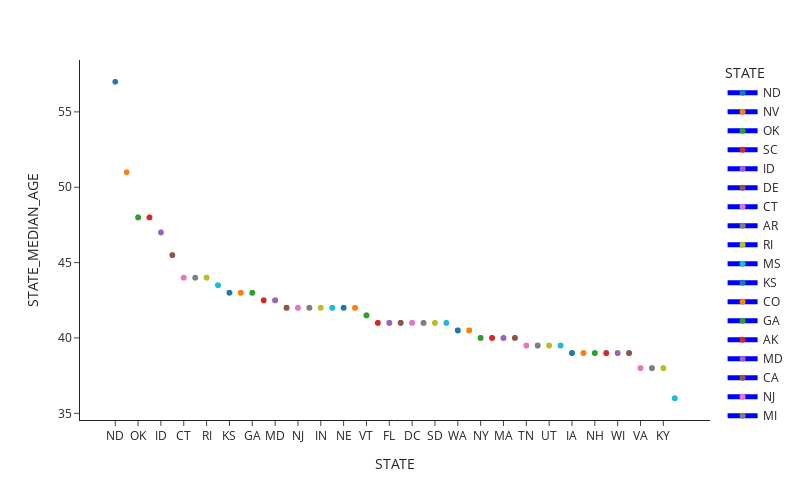
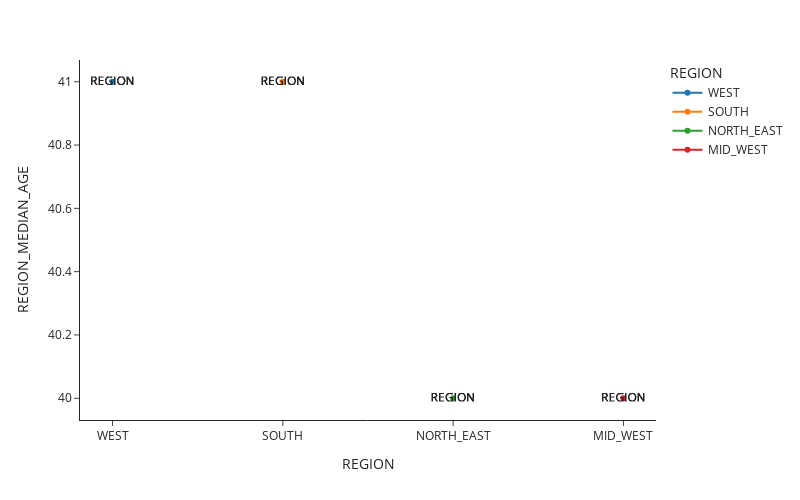

Write notebook code for charts like these, in order.
### Code cell
import polars as pl
import plotly.express as px
import plotly.graph_objects as go 
from dash import Dash, dcc
import dash_ag_grid as dag

ne_states =[
    'CT', 'MA', 'ME', 'NH', 'NJ', 'NY', 'PA', 'RI', 'VT']
midwest_states = [
    'IA', 'IL', 'IN', 'KS', 'MI', 'MN', 'MS', 'ND', 'NE', 
    'OH', 'SD', 'WI']
southern_states = [
    'AL', 'AR', 'DC', 'DE', 'FL', 'GA', 'KY', 'LA', 'MD', 'MS', 'NC', 'OK', 'SC',
    'TN', 'TX', 'VA', 'WV']
western_states = [
    'AK', 'AZ', 'CA', 'CO', 'HI', 'ID', 'MT', 'NM', 'NV',
    'OR', 'UT', 'WA', 'WY']
all_states = sorted(
    ne_states + midwest_states + southern_states + western_states)

print(f'{len(all_states) = }')
print(f'{all_states = }')

#-------------------------------------------------------------------------------
#  91.4% of data set entries are from the United States; 7.5% are from "No state
#  or country". England has the second highest number or entries for any country
#  0.26% of entries. This visualization will use USA data only. A dashboard 
#  similar to the sample code have dash_ag table, an overlay histogram with data
#  grouped by US regions east, central, mountain and pacific, and a choropleth 
#  choropleth map to showing the number of entries by US state.
#-------------------------------------------------------------------------------

# split long path name for PEP-8 compliance
source_file = 'https://raw.githubusercontent.com/plotly/Figure-Friday/refs/'
source_file += 'heads/main/2025/week-4/Post45_NEAData_Final.csv'

df = (
    pl.read_csv(source_file)
        .rename(
        {
            'family_name': 'LAST_NAME',
            'given_name_middle': 'FIRST_NAME',
            'us_state': 'STATE'
            }
        )
    .filter(pl.col('birth_year').is_not_null())
    .filter(pl.col('country') == 'USA')
    .filter(pl.col('STATE').is_in(all_states))
    .with_columns(
        WRITERS_AGE = (pl.col('nea_grant_year') - pl.col('birth_year'))
    )
    .with_columns(
        REGION = pl.when(pl.col('STATE').is_in(ne_states))
                    .then(pl.lit('NORTH_EAST'))
                    .when(pl.col('STATE').is_in(midwest_states))
                    .then(pl.lit('MID_WEST'))
                    .when(pl.col('STATE').is_in(southern_states))
                    .then(pl.lit('SOUTH'))
                    .when(pl.col('STATE').is_in(western_states))
                    .then(pl.lit('WEST'))
    )
    .with_columns(
        STATE_COUNT = pl.col('STATE').count().over('STATE'),
        REGION_COUNT = pl.col('REGION').count().over('REGION'),
        STATE_MEDIAN_AGE = pl.col('WRITERS_AGE').median().over('STATE'),
        REGION_MEDIAN_AGE = pl.col('WRITERS_AGE').median().over('REGION'),
    )
    # .with_columns(pl.col(['STATE_COUNT', 'REGION_COUNT']).drop_nulls())
    .select(
        pl.col(
            [
                'FIRST_NAME', 'LAST_NAME', 'WRITERS_AGE', 
                'STATE', 
                'STATE_COUNT', 
                'REGION', 
                'REGION_COUNT',
                'STATE_MEDIAN_AGE',
                'REGION_MEDIAN_AGE'
            ]
        )
    )
)

fig = px.scatter(
    df.sort('STATE_MEDIAN_AGE', descending=True),
    x='STATE',
    y='STATE_MEDIAN_AGE', 
    color='STATE',
    template='simple_white',
    height=500, width=800
   ) 
fig.update_traces(
    mode='lines+markers',
    line=dict(color='blue', width=5)
    # line_color='blue', 
    # width=5
    )
fig.update_traces(line_color='blue', selector=dict(type='scatter'))
fig.show()

fig = px.scatter(
    df.sort('REGION_MEDIAN_AGE', descending=True),
    x='REGION',
    y='REGION_MEDIAN_AGE', 
    color='REGION',
    template='simple_white',
    height=500, width=800
   ) 
fig.update_traces(
    mode='lines+markers+text',
    text='REGION'
    # line_color='blue', 
    # width=5
    )
fig.update_traces(line_color='blue', selector=dict(type='scatter'))
fig.show()

### Figure 1 — Plotly figure (JSON) as saved in the notebook; plotly's stock layout.template omitted (floating-point values rounded to 4 significant figures; data arrays with more than 128 entries replaced by an {"elided": "..."} marker saying what was removed)
{"data": [{"hovertemplate": "STATE=%{x}<br>STATE_MEDIAN_AGE=%{y}<extra></extra>", "legendgroup": "ND", "line": {"color": "blue", "width": 5}, "marker": {"color": "#1F77B4", "symbol": "circle"}, "mode": "lines+markers", "name": "ND", "showlegend": true, "type": "scattergl", "x": ["ND"], "xaxis": "x", "y": [57], "yaxis": "y"}, {"hovertemplate": "STATE=%{x}<br>STATE_MEDIAN_AGE=%{y}<extra></extra>", "legendgroup": "NV", "line": {"color": "blue", "width": 5}, "marker": {"color": "#FF7F0E", "symbol": "circle"}, "mode": "lines+markers", "name": "NV", "showlegend": true, "type": "scattergl", "x": ["NV"], "xaxis": "x", "y": [51], "yaxis": "y"}, {"hovertemplate": "STATE=%{x}<br>STATE_MEDIAN_AGE=%{y}<extra></extra>", "legendgroup": "OK", "line": {"color": "blue", "width": 5}, "marker": {"color": "#2CA02C", "symbol": "circle"}, "mode": "lines+markers", "name": "OK", "showlegend": true, "type": "scattergl", "x": ["OK", "OK", "OK", "OK", "OK", "OK", "OK", "OK", "OK", "OK"], "xaxis": "x", "y": [48, 48, 48, 48, 48, 48, 48, 48, 48, 48], "yaxis": "y"}, {"hovertemplate": "STATE=%{x}<br>STATE_MEDIAN_AGE=%{y}<extra></extra>", "legendgroup": "SC", "line": {"color": "blue", "width": 5}, "marker": {"color": "#D62728", "symbol": "circle"}, "mode": "lines+markers", "name": "SC", "showlegend": true, "type": "scattergl", "x": ["SC", "SC", "SC", "SC", "SC", "SC", "SC"], "xaxis": "x", "y": [48, 48, 48, 48, 48, 48, 48], "yaxis": "y"}, {"hovertemplate": "STATE=%{x}<br>STATE_MEDIAN_AGE=%{y}<extra></extra>", "legendgroup": "ID", "line": {"color": "blue", "width": 5}, "marker": {"color": "#9467BD", "symbol": "circle"}, "mode": "lines+markers", "name": "ID", "showlegend": true, "type": "scattergl", "x": ["ID", "ID", "ID", "ID", "ID", "ID", "ID", "ID"], "xaxis": "x", "y": [47, 47, 47, 47, 47, 47, 47, 47], "yaxis": "y"}, {"hovertemplate": "STATE=%{x}<br>STATE_MEDIAN_AGE=%{y}<extra></extra>", "legendgroup": "DE", "line": {"color": "blue", "width": 5}, "marker": {"color": "#8C564B", "symbol": "circle"}, "mode": "lines+markers", "name": "DE", "showlegend": true, "type": "scattergl", "x": ["DE", "DE", "DE", "DE", "DE", "DE"], "xaxis": "x", "y": [45.5, 45.5, 45.5, 45.5, 45.5, 45.5], "yaxis": "y"}, {"hovertemplate": "STATE=%{x}<br>STATE_MEDIAN_AGE=%{y}<extra></extra>", "legendgroup": "CT", "line": {"color": "blue", "width": 5}, "marker": {"color": "#E377C2", "symbol": "circle"}, "mode": "lines+markers", "name": "CT", "showlegend": true, "type": "scattergl", "x": ["CT", "CT", "CT", "CT", "CT", "CT", "CT", "CT", "CT", "CT", "CT", "CT", "CT", "CT", "CT", "CT", "CT", "CT", "CT", "CT", "CT", "CT", "CT", "CT", "CT", "CT", "CT", "CT", "CT", "CT", "CT", "CT", "CT", "CT", "CT", "CT", "CT", "CT", "CT", "CT", "CT", "CT", "CT", "CT", "CT", "CT", "CT", "CT", "CT"], "xaxis": "x", "y": [44, 44, 44, 44, 44, 44, 44, 44, 44, 44, 44, 44, 44, 44, 44, 44, 44, 44, 44, 44, 44, 44, 44, 44, 44, 44, 44, 44, 44, 44, 44, 44, 44, 44, 44, 44, 44, 44, 44, 44, 44, 44, 44, 44, 44, 44, 44, 44, 44], "yaxis": "y"}, {"hovertemplate": "STATE=%{x}<br>STATE_MEDIAN_AGE=%{y}<extra></extra>", "legendgroup": "AR", "line": {"color": "blue", "width": 5}, "marker": {"color": "#7F7F7F", "symbol": "circle"}, "mode": "lines+markers", "name": "AR", "showlegend": true, "type": "scattergl", "x": ["AR", "AR", "AR", "AR", "AR", "AR", "AR", "AR", "AR", "AR", "AR", "AR", "AR", "AR", "AR", "AR", "AR"], "xaxis": "x", "y": [44, 44, 44, 44, 44, 44, 44, 44, 44, 44, 44, 44, 44, 44, 44, 44, 44], "yaxis": "y"}, {"hovertemplate": "STATE=%{x}<br>STATE_MEDIAN_AGE=%{y}<extra></extra>", "legendgroup": "RI", "line": {"color": "blue", "width": 5}, "marker": {"color": "#BCBD22", "symbol": "circle"}, "mode": "lines+markers", "name": "RI", "showlegend": true, "type": "scattergl", "x": ["RI", "RI", "RI", "RI", "RI", "RI", "RI", "RI", "RI", "RI", "RI", "RI", "RI", "RI", "RI", "RI", "RI", "RI", "RI", "RI", "RI"], "xaxis": "x", "y": [44, 44, 44, 44, 44, 44, 44, 44, 44, 44, 44, 44, 44, 44, 44, 44, 44, 44, 44, 44, 44], "yaxis": "y"}, {"hovertemplate": "STATE=%{x}<br>STATE_MEDIAN_AGE=%{y}<extra></extra>", "legendgroup": "MS", "line": {"color": "blue", "width": 5}, "marker": {"color": "#17BECF", "symbol": "circle"}, "mode": "lines+markers", "name": "MS", "showlegend": true, "type": "scattergl", "x": ["MS", "MS", "MS", "MS", "MS", "MS", "MS", "MS"], "xaxis": "x", "y": [43.5, 43.5, 43.5, 43.5, 43.5, 43.5, 43.5, 43.5], "yaxis": "y"}, {"hovertemplate": "STATE=%{x}<br>STATE_MEDIAN_AGE=%{y}<extra></extra>", "legendgroup": "KS", "line": {"color": "blue", "width": 5}, "marker": {"color": "#1F77B4", "symbol": "circle"}, "mode": "lines+markers", "name": "KS", "showlegend": true, "type": "scattergl", "x": ["KS", "KS", "KS", "KS", "KS", "KS", "KS", "KS", "KS", "KS"], "xaxis": "x", "y": [43, 43, 43, 43, 43, 43, 43, 43, 43, 43], "yaxis": "y"}, {"hovertemplate": "STATE=%{x}<br>STATE_MEDIAN_AGE=%{y}<extra></extra>", "legendgroup": "CO", "line": {"color": "blue", "width": 5}, "marker": {"color": "#FF7F0E", "symbol": "circle"}, "mode": "lines+markers", "name": "CO", "showlegend": true, "type": "scattergl", "x": ["CO", "CO", "CO", "CO", "CO", "CO", "CO", "CO", "CO", "CO", "CO", "CO", "CO", "CO", "CO", "CO", "CO", "CO", "CO", "CO", "CO", "CO", "CO", "CO", "CO", "CO", "CO", "CO", "CO", "CO", "CO", "CO", "CO", "CO", "CO", "CO", "CO", "CO", "CO", "CO", "CO"], "xaxis": "x", "y": [43, 43, 43, 43, 43, 43, 43, 43, 43, 43, 43, 43, 43, 43, 43, 43, 43, 43, 43, 43, 43, 43, 43, 43, 43, 43, 43, 43, 43, 43, 43, 43, 43, 43, 43, 43, 43, 43, 43, 43, 43], "yaxis": "y"}, {"hovertemplate": "STATE=%{x}<br>STATE_MEDIAN_AGE=%{y}<extra></extra>", "legendgroup": "GA", "line": {"color": "blue", "width": 5}, "marker": {"color": "#2CA02C", "symbol": "circle"}, "mode": "lines+markers", "name": "GA", "showlegend": true, "type": "scattergl", "x": ["GA", "GA", "GA", "GA", "GA", "GA", "GA", "GA", "GA", "GA", "GA", "GA", "GA", "GA", "GA", "GA", "GA", "GA", "GA", "GA", "GA", "GA", "GA", "GA", "GA", "GA"], "xaxis": "x", "y": [43, 43, 43, 43, 43, 43, 43, 43, 43, 43, 43, 43, 43, 43, 43, 43, 43, 43, 43, 43, 43, 43, 43, 43, 43, 43], "yaxis": "y"}, {"hovertemplate": "STATE=%{x}<br>STATE_MEDIAN_AGE=%{y}<extra></extra>", "legendgroup": "AK", "line": {"color": "blue", "width": 5}, "marker": {"color": "#D62728", "symbol": "circle"}, "mode": "lines+markers", "name": "AK", "showlegend": true, "type": "scattergl", "x": ["AK", "AK", "AK", "AK", "AK", "AK", "AK", "AK", "AK", "AK"], "xaxis": "x", "y": [42.5, 42.5, 42.5, 42.5, 42.5, 42.5, 42.5, 42.5, 42.5, 42.5], "yaxis": "y"}, {"hovertemplate": "STATE=%{x}<br>STATE_MEDIAN_AGE=%{y}<extra></extra>", "legendgroup": "MD", "line": {"color": "blue", "width": 5}, "marker": {"color": "#9467BD", "symbol": "circle"}, "mode": "lines+markers", "name": "MD", "showlegend": true, "type": "scattergl", "x": ["MD", "MD", "MD", "MD", "MD", "MD", "MD", "MD", "MD", "MD", "MD", "MD", "MD", "MD", "MD", "MD", "MD", "MD", "MD", "MD", "MD", "MD", "MD", "MD", "MD", "MD", "MD", "MD", "MD", "MD", "MD", "MD", "MD", "MD", "MD", "MD", "MD", "MD", "MD", "MD", "MD", "MD", "MD", "MD", "MD", "MD", "MD", "MD", "MD", "MD", "MD", "MD", "MD", "MD", "MD", "MD"], "xaxis": "x", "y": [42.5, 42.5, 42.5, 42.5, 42.5, 42.5, 42.5, 42.5, 42.5, 42.5, 42.5, 42.5, 42.5, 42.5, 42.5, 42.5, 42.5, 42.5, 42.5, 42.5, 42.5, 42.5, 42.5, 42.5, 42.5, 42.5, 42.5, 42.5, 42.5, 42.5, 42.5, 42.5, 42.5, 42.5, 42.5, 42.5, 42.5, 42.5, 42.5, 42.5, 42.5, 42.5, 42.5, 42.5, 42.5, 42.5, 42.5, 42.5, 42.5, 42.5, 42.5, 42.5, 42.5, 42.5, 42.5, 42.5], "yaxis": "y"}, {"hovertemplate": "STATE=%{x}<br>STATE_MEDIAN_AGE=%{y}<extra></extra>", "legendgroup": "CA", "line": {"color": "blue", "width": 5}, "marker": {"color": "#8C564B", "symbol": "circle"}, "mode": "lines+markers", "name": "CA", "showlegend": true, "type": "scattergl", "x": {"elided": "373 str values"}, "xaxis": "x", "y": {"elided": "373 int values"}, "yaxis": "y"}, {"hovertemplate": "STATE=%{x}<br>STATE_MEDIAN_AGE=%{y}<extra></extra>", "legendgroup": "NJ", "line": {"color": "blue", "width": 5}, "marker": {"color": "#E377C2", "symbol": "circle"}, "mode": "lines+markers", "name": "NJ", "showlegend": true, "type": "scattergl", "x": ["NJ", "NJ", "NJ", "NJ", "NJ", "NJ", "NJ", "NJ", "NJ", "NJ", "NJ", "NJ", "NJ", "NJ", "NJ", "NJ", "NJ", "NJ", "NJ", "NJ", "NJ", "NJ", "NJ", "NJ", "NJ", "NJ", "NJ", "NJ", "NJ", "NJ", "NJ", "NJ", "NJ", "NJ", "NJ", "NJ", "NJ", "NJ", "NJ", "NJ", "NJ", "NJ", "NJ", "NJ", "NJ", "NJ", "NJ", "NJ", "NJ", "NJ", "NJ"], "xaxis": "x", "y": [42, 42, 42, 42, 42, 42, 42, 42, 42, 42, 42, 42, 42, 42, 42, 42, 42, 42, 42, 42, 42, 42, 42, 42, 42, 42, 42, 42, 42, 42, 42, 42, 42, 42, 42, 42, 42, 42, 42, 42, 42, 42, 42, 42, 42, 42, 42, 42, 42, 42, 42], "yaxis": "y"}, {"hovertemplate": "STATE=%{x}<br>STATE_MEDIAN_AGE=%{y}<extra></extra>", "legendgroup": "MI", "line": {"color": "blue", "width": 5}, "marker": {"color": "#7F7F7F", "symbol": "circle"}, "mode": "lines+markers", "name": "MI", "showlegend": true, "type": "scattergl", "x": ["MI", "MI", "MI", "MI", "MI", "MI", "MI", "MI", "MI", "MI", "MI", "MI", "MI", "MI", "MI", "MI", "MI", "MI", "MI", "MI", "MI", "MI", "MI", "MI", "MI", "MI", "MI", "MI", "MI", "MI", "MI", "MI", "MI", "MI", "MI", "MI", "MI", "MI", "MI", "MI", "MI", "MI", "MI", "MI", "MI", "MI", "MI", "MI", "MI", "MI", "MI", "MI", "MI", "MI", "MI"], "xaxis": "x", "y": [42, 42, 42, 42, 42, 42, 42, 42, 42, 42, 42, 42, 42, 42, 42, 42, 42, 42, 42, 42, 42, 42, 42, 42, 42, 42, 42, 42, 42, 42, 42, 42, 42, 42, 42, 42, 42, 42, 42, 42, 42, 42, 42, 42, 42, 42, 42, 42, 42, 42, 42, 42, 42, 42, 42], "yaxis": "y"}, {"hovertemplate": "STATE=%{x}<br>STATE_MEDIAN_AGE=%{y}<extra></extra>", "legendgroup": "IN", "line": {"color": "blue", "width": 5}, "marker": {"color": "#BCBD22", "symbol": "circle"}, "mode": "lines+markers", "name": "IN", "showlegend": true, "type": "scattergl", "x": ["IN", "IN", "IN", "IN", "IN", "IN", "IN", "IN", "IN", "IN", "IN", "IN", "IN", "IN", "IN", "IN", "IN", "IN", "IN", "IN", "IN", "IN", "IN", "IN", "IN", "IN", "IN", "IN", "IN", "IN", "IN", "IN", "IN", "IN", "IN"], "xaxis": "x", "y": [42, 42, 42, 42, 42, 42, 42, 42, 42, 42, 42, 42, 42, 42, 42, 42, 42, 42, 42, 42, 42, 42, 42, 42, 42, 42, 42, 42, 42, 42, 42, 42, 42, 42, 42], "yaxis": "y"}, {"hovertemplate": "STATE=%{x}<br>STATE_MEDIAN_AGE=%{y}<extra></extra>", "legendgroup": "MT", "line": {"color": "blue", "width": 5}, "marker": {"color": "#17BECF", "symbol": "circle"}, "mode": "lines+markers", "name": "MT", "showlegend": true, "type": "scattergl", "x": ["MT", "MT", "MT", "MT", "MT", "MT", "MT", "MT", "MT", "MT", "MT", "MT", "MT", "MT", "MT", "MT", "MT", "MT", "MT", "MT"], "xaxis": "x", "y": [42, 42, 42, 42, 42, 42, 42, 42, 42, 42, 42, 42, 42, 42, 42, 42, 42, 42, 42, 42], "yaxis": "y"}, {"hovertemplate": "STATE=%{x}<br>STATE_MEDIAN_AGE=%{y}<extra></extra>", "legendgroup": "NE", "line": {"color": "blue", "width": 5}, "marker": {"color": "#1F77B4", "symbol": "circle"}, "mode": "lines+markers", "name": "NE", "showlegend": true, "type": "scattergl", "x": ["NE", "NE", "NE", "NE", "NE", "NE", "NE", "NE", "NE", "NE", "NE", "NE"], "xaxis": "x", "y": [42, 42, 42, 42, 42, 42, 42, 42, 42, 42, 42, 42], "yaxis": "y"}, {"hovertemplate": "STATE=%{x}<br>STATE_MEDIAN_AGE=%{y}<extra></extra>", "legendgroup": "ME", "line": {"color": "blue", "width": 5}, "marker": {"color": "#FF7F0E", "symbol": "circle"}, "mode": "lines+markers", "name": "ME", "showlegend": true, "type": "scattergl", "x": ["ME", "ME", "ME", "ME", "ME", "ME", "ME", "ME", "ME", "ME", "ME", "ME", "ME", "ME", "ME", "ME", "ME", "ME", "ME", "ME", "ME", "ME", "ME", "ME", "ME", "ME", "ME", "ME", "ME", "ME", "ME", "ME"], "xaxis": "x", "y": [42, 42, 42, 42, 42, 42, 42, 42, 42, 42, 42, 42, 42, 42, 42, 42, 42, 42, 42, 42, 42, 42, 42, 42, 42, 42, 42, 42, 42, 42, 42, 42], "yaxis": "y"}, {"hovertemplate": "STATE=%{x}<br>STATE_MEDIAN_AGE=%{y}<extra></extra>", "legendgroup": "VT", "line": {"color": "blue", "width": 5}, "marker": {"color": "#2CA02C", "symbol": "circle"}, "mode": "lines+markers", "name": "VT", "showlegend": true, "type": "scattergl", "x": ["VT", "VT", "VT", "VT", "VT", "VT", "VT", "VT", "VT", "VT", "VT", "VT", "VT", "VT", "VT", "VT", "VT", "VT", "VT", "VT", "VT", "VT", "VT", "VT", "VT", "VT", "VT", "VT", "VT", "VT", "VT", "VT", "VT", "VT", "VT", "VT"], "xaxis": "x", "y": [41.5, 41.5, 41.5, 41.5, 41.5, 41.5, 41.5, 41.5, 41.5, 41.5, 41.5, 41.5, 41.5, 41.5, 41.5, 41.5, 41.5, 41.5, 41.5, 41.5, 41.5, 41.5, 41.5, 41.5, 41.5, 41.5, 41.5, 41.5, 41.5, 41.5, 41.5, 41.5, 41.5, 41.5, 41.5, 41.5], "yaxis": "y"}, {"hovertemplate": "STATE=%{x}<br>STATE_MEDIAN_AGE=%{y}<extra></extra>", "legendgroup": "HI", "line": {"color": "blue", "width": 5}, "marker": {"color": "#D62728", "symbol": "circle"}, "mode": "lines+markers", "name": "HI", "showlegend": true, "type": "scattergl", "x": ["HI", "HI", "HI", "HI", "HI", "HI", "HI", "HI", "HI", "HI", "HI", "HI"], "xaxis": "x", "y": [41, 41, 41, 41, 41, 41, 41, 41, 41, 41, 41, 41], "yaxis": "y"}, {"hovertemplate": "STATE=%{x}<br>STATE_MEDIAN_AGE=%{y}<extra></extra>", "legendgroup": "FL", "line": {"color": "blue", "width": 5}, "marker": {"color": "#9467BD", "symbol": "circle"}, "mode": "lines+markers", "name": "FL", "showlegend": true, "type": "scattergl", "x": ["FL", "FL", "FL", "FL", "FL", "FL", "FL", "FL", "FL", "FL", "FL", "FL", "FL", "FL", "FL", "FL", "FL", "FL", "FL", "FL", "FL", "FL", "FL", "FL", "FL", "FL", "FL", "FL", "FL", "FL", "FL", "FL", "FL", "FL", "FL", "FL", "FL", "FL", "FL", "FL", "FL", "FL", "FL", "FL", "FL", "FL", "FL", "FL", "FL", "FL", "FL"], "xaxis": "x", "y": [41, 41, 41, 41, 41, 41, 41, 41, 41, 41, 41, 41, 41, 41, 41, 41, 41, 41, 41, 41, 41, 41, 41, 41, 41, 41, 41, 41, 41, 41, 41, 41, 41, 41, 41, 41, 41, 41, 41, 41, 41, 41, 41, 41, 41, 41, 41, 41, 41, 41, 41], "yaxis": "y"}, {"hovertemplate": "STATE=%{x}<br>STATE_MEDIAN_AGE=%{y}<extra></extra>", "legendgroup": "NC", "line": {"color": "blue", "width": 5}, "marker": {"color": "#8C564B", "symbol": "circle"}, "mode": "lines+markers", "name": "NC", "showlegend": true, "type": "scattergl", "x": ["NC", "NC", "NC", "NC", "NC", "NC", "NC", "NC", "NC", "NC", "NC", "NC", "NC", "NC", "NC", "NC", "NC", "NC", "NC", "NC", "NC", "NC", "NC", "NC", "NC", "NC", "NC", "NC", "NC", "NC", "NC", "NC", "NC", "NC", "NC", "NC", "NC", "NC", "NC", "NC", "NC", "NC", "NC", "NC", "NC", "NC", "NC", "NC", "NC", "NC", "NC"], "xaxis": "x", "y": [41, 41, 41, 41, 41, 41, 41, 41, 41, 41, 41, 41, 41, 41, 41, 41, 41, 41, 41, 41, 41, 41, 41, 41, 41, 41, 41, 41, 41, 41, 41, 41, 41, 41, 41, 41, 41, 41, 41, 41, 41, 41, 41, 41, 41, 41, 41, 41, 41, 41, 41], "yaxis": "y"}, {"hovertemplate": "STATE=%{x}<br>STATE_MEDIAN_AGE=%{y}<extra></extra>", "legendgroup": "DC", "line": {"color": "blue", "width": 5}, "marker": {"color": "#E377C2", "symbol": "circle"}, "mode": "lines+markers", "name": "DC", "showlegend": true, "type": "scattergl", "x": ["DC", "DC", "DC", "DC", "DC", "DC", "DC", "DC", "DC", "DC", "DC", "DC", "DC", "DC", "DC", "DC", "DC", "DC", "DC", "DC", "DC", "DC", "DC", "DC", "DC", "DC", "DC", "DC", "DC", "DC", "DC", "DC", "DC", "DC", "DC"], "xaxis": "x", "y": [41, 41, 41, 41, 41, 41, 41, 41, 41, 41, 41, 41, 41, 41, 41, 41, 41, 41, 41, 41, 41, 41, 41, 41, 41, 41, 41, 41, 41, 41, 41, 41, 41, 41, 41], "yaxis": "y"}, {"hovertemplate": "STATE=%{x}<br>STATE_MEDIAN_AGE=%{y}<extra></extra>", "legendgroup": "TX", "line": {"color": "blue", "width": 5}, "marker": {"color": "#7F7F7F", "symbol": "circle"}, "mode": "lines+markers", "name": "TX", "showlegend": true, "type": "scattergl", "x": ["TX", "TX", "TX", "TX", "TX", "TX", "TX", "TX", "TX", "TX", "TX", "TX", "TX", "TX", "TX", "TX", "TX", "TX", "TX", "TX", "TX", "TX", "TX", "TX", "TX", "TX", "TX", "TX", "TX", "TX", "TX", "TX", "TX", "TX", "TX", "TX", "TX", "TX", "TX", "TX", "TX", "TX", "TX", "TX", "TX", "TX", "TX", "TX", "TX", "TX", "TX", "TX", "TX", "TX", "TX", "TX", "TX", "TX", "TX", "TX", "TX", "TX", "TX", "TX", "TX", "TX", "TX", "TX", "TX", "TX", "TX", "TX", "TX", "TX", "TX", "TX", "TX", "TX", "TX", "TX", "TX", "TX", "TX", "TX", "TX", "TX", "TX", "TX", "TX"], "xaxis": "x", "y": [41, 41, 41, 41, 41, 41, 41, 41, 41, 41, 41, 41, 41, 41, 41, 41, 41, 41, 41, 41, 41, 41, 41, 41, 41, 41, 41, 41, 41, 41, 41, 41, 41, 41, 41, 41, 41, 41, 41, 41, 41, 41, 41, 41, 41, 41, 41, 41, 41, 41, 41, 41, 41, 41, 41, 41, 41, 41, 41, 41, 41, 41, 41, 41, 41, 41, 41, 41, 41, 41, 41, 41, 41, 41, 41, 41, 41, 41, 41, 41, 41, 41, 41, 41, 41, 41, 41, 41, 41], "yaxis": "y"}, {"hovertemplate": "STATE=%{x}<br>STATE_MEDIAN_AGE=%{y}<extra></extra>", "legendgroup": "SD", "line": {"color": "blue", "width": 5}, "marker": {"color": "#BCBD22", "symbol": "circle"}, "mode": "lines+markers", "name": "SD", "showlegend": true, "type": "scattergl", "x": ["SD", "SD", "SD", "SD", "SD", "SD", "SD", "SD", "SD"], "xaxis": "x", "y": [41, 41, 41, 41, 41, 41, 41, 41, 41], "yaxis": "y"}, {"hovertemplate": "STATE=%{x}<br>STATE_MEDIAN_AGE=%{y}<extra></extra>", "legendgroup": "WV", "line": {"color": "blue", "width": 5}, "marker": {"color": "#17BECF", "symbol": "circle"}, "mode": "lines+markers", "name": "WV", "showlegend": true, "type": "scattergl", "x": ["WV", "WV", "WV", "WV", "WV", "WV"], "xaxis": "x", "y": [41, 41, 41, 41, 41, 41], "yaxis": "y"}, {"hovertemplate": "STATE=%{x}<br>STATE_MEDIAN_AGE=%{y}<extra></extra>", "legendgroup": "WA", "line": {"color": "blue", "width": 5}, "marker": {"color": "#1F77B4", "symbol": "circle"}, "mode": "lines+markers", "name": "WA", "showlegend": true, "type": "scattergl", "x": ["WA", "WA", "WA", "WA", "WA", "WA", "WA", "WA", "WA", "WA", "WA", "WA", "WA", "WA", "WA", "WA", "WA", "WA", "WA", "WA", "WA", "WA", "WA", "WA", "WA", "WA", "WA", "WA", "WA", "WA", "WA", "WA", "WA", "WA", "WA", "WA", "WA", "WA", "WA", "WA", "WA", "WA", "WA", "WA", "WA", "WA", "WA", "WA", "WA", "WA", "WA", "WA", "WA", "WA", "WA", "WA", "WA", "WA", "WA", "WA", "WA", "WA", "WA", "WA", "WA", "WA", "WA", "WA"], "xaxis": "x", "y": [40.5, 40.5, 40.5, 40.5, 40.5, 40.5, 40.5, 40.5, 40.5, 40.5, 40.5, 40.5, 40.5, 40.5, 40.5, 40.5, 40.5, 40.5, 40.5, 40.5, 40.5, 40.5, 40.5, 40.5, 40.5, 40.5, 40.5, 40.5, 40.5, 40.5, 40.5, 40.5, 40.5, 40.5, 40.5, 40.5, 40.5, 40.5, 40.5, 40.5, 40.5, 40.5, 40.5, 40.5, 40.5, 40.5, 40.5, 40.5, 40.5, 40.5, 40.5, 40.5, 40.5, 40.5, 40.5, 40.5, 40.5, 40.5, 40.5, 40.5, 40.5, 40.5, 40.5, 40.5, 40.5, 40.5, 40.5, 40.5], "yaxis": "y"}, {"hovertemplate": "STATE=%{x}<br>STATE_MEDIAN_AGE=%{y}<extra></extra>", "legendgroup": "NM", "line": {"color": "blue", "width": 5}, "marker": {"color": "#FF7F0E", "symbol": "circle"}, "mode": "lines+markers", "name": "NM", "showlegend": true, "type": "scattergl", "x": ["NM", "NM", "NM", "NM", "NM", "NM", "NM", "NM", "NM", "NM", "NM", "NM", "NM", "NM", "NM", "NM", "NM", "NM", "NM", "NM", "NM", "NM", "NM", "NM", "NM", "NM", "NM", "NM", "NM", "NM", "NM", "NM", "NM", "NM", "NM", "NM", "NM", "NM", "NM", "NM", "NM", "NM", "NM", "NM", "NM", "NM", "NM", "NM", "NM", "NM", "NM", "NM", "NM", "NM"], "xaxis": "x", "y": [40.5, 40.5, 40.5, 40.5, 40.5, 40.5, 40.5, 40.5, 40.5, 40.5, 40.5, 40.5, 40.5, 40.5, 40.5, 40.5, 40.5, 40.5, 40.5, 40.5, 40.5, 40.5, 40.5, 40.5, 40.5, 40.5, 40.5, 40.5, 40.5, 40.5, 40.5, 40.5, 40.5, 40.5, 40.5, 40.5, 40.5, 40.5, 40.5, 40.5, 40.5, 40.5, 40.5, 40.5, 40.5, 40.5, 40.5, 40.5, 40.5, 40.5, 40.5, 40.5, 40.5, 40.5], "yaxis": "y"}, {"hovertemplate": "STATE=%{x}<br>STATE_MEDIAN_AGE=%{y}<extra></extra>", "legendgroup": "NY", "line": {"color": "blue", "width": 5}, "marker": {"color": "#2CA02C", "symbol": "circle"}, "mode": "lines+markers", "name": "NY", "showlegend": true, "type": "scattergl", "x": {"elided": "535 str values"}, "xaxis": "x", "y": {"elided": "535 int values"}, "yaxis": "y"}, {"hovertemplate": "STATE=%{x}<br>STATE_MEDIAN_AGE=%{y}<extra></extra>", "legendgroup": "AL", "line": {"color": "blue", "width": 5}, "marker": {"color": "#D62728", "symbol": "circle"}, "mode": "lines+markers", "name": "AL", "showlegend": true, "type": "scattergl", "x": ["AL", "AL", "AL", "AL", "AL", "AL", "AL", "AL", "AL", "AL", "AL", "AL", "AL", "AL", "AL", "AL", "AL"], "xaxis": "x", "y": [40, 40, 40, 40, 40, 40, 40, 40, 40, 40, 40, 40, 40, 40, 40, 40, 40], "yaxis": "y"}, {"hovertemplate": "STATE=%{x}<br>STATE_MEDIAN_AGE=%{y}<extra></extra>", "legendgroup": "MA", "line": {"color": "blue", "width": 5}, "marker": {"color": "#9467BD", "symbol": "circle"}, "mode": "lines+markers", "name": "MA", "showlegend": true, "type": "scattergl", "x": {"elided": "199 str values"}, "xaxis": "x", "y": {"elided": "199 int values"}, "yaxis": "y"}, {"hovertemplate": "STATE=%{x}<br>STATE_MEDIAN_AGE=%{y}<extra></extra>", "legendgroup": "AZ", "line": {"color": "blue", "width": 5}, "marker": {"color": "#8C564B", "symbol": "circle"}, "mode": "lines+markers", "name": "AZ", "showlegend": true, "type": "scattergl", "x": ["AZ", "AZ", "AZ", "AZ", "AZ", "AZ", "AZ", "AZ", "AZ", "AZ", "AZ", "AZ", "AZ", "AZ", "AZ", "AZ", "AZ", "AZ", "AZ", "AZ", "AZ", "AZ", "AZ", "AZ", "AZ", "AZ", "AZ", "AZ", "AZ", "AZ", "AZ", "AZ", "AZ", "AZ", "AZ", "AZ", "AZ", "AZ", "AZ", "AZ", "AZ", "AZ", "AZ", "AZ", "AZ", "AZ", "AZ", "AZ"], "xaxis": "x", "y": [40, 40, 40, 40, 40, 40, 40, 40, 40, 40, 40, 40, 40, 40, 40, 40, 40, 40, 40, 40, 40, 40, 40, 40, 40, 40, 40, 40, 40, 40, 40, 40, 40, 40, 40, 40, 40, 40, 40, 40, 40, 40, 40, 40, 40, 40, 40, 40], "yaxis": "y"}, {"hovertemplate": "STATE=%{x}<br>STATE_MEDIAN_AGE=%{y}<extra></extra>", "legendgroup": "TN", "line": {"color": "blue", "width": 5}, "marker": {"color": "#E377C2", "symbol": "circle"}, "mode": "lines+markers", "name": "TN", "showlegend": true, "type": "scattergl", "x": ["TN", "TN", "TN", "TN", "TN", "TN", "TN", "TN", "TN", "TN", "TN", "TN", "TN", "TN", "TN", "TN"], "xaxis": "x", "y": [39.5, 39.5, 39.5, 39.5, 39.5, 39.5, 39.5, 39.5, 39.5, 39.5, 39.5, 39.5, 39.5, 39.5, 39.5, 39.5], "yaxis": "y"}, {"hovertemplate": "STATE=%{x}<br>STATE_MEDIAN_AGE=%{y}<extra></extra>", "legendgroup": "OH", "line": {"color": "blue", "width": 5}, "marker": {"color": "#7F7F7F", "symbol": "circle"}, "mode": "lines+markers", "name": "OH", "showlegend": true, "type": "scattergl", "x": ["OH", "OH", "OH", "OH", "OH", "OH", "OH", "OH", "OH", "OH", "OH", "OH", "OH", "OH", "OH", "OH", "OH", "OH", "OH", "OH", "OH", "OH", "OH", "OH", "OH", "OH", "OH", "OH", "OH", "OH", "OH", "OH", "OH", "OH", "OH", "OH", "OH", "OH", "OH", "OH", "OH", "OH", "OH", "OH", "OH", "OH", "OH", "OH", "OH", "OH", "OH", "OH", "OH", "OH", "OH", "OH", "OH", "OH", "OH", "OH", "OH", "OH", "OH", "OH"], "xaxis": "x", "y": [39.5, 39.5, 39.5, 39.5, 39.5, 39.5, 39.5, 39.5, 39.5, 39.5, 39.5, 39.5, 39.5, 39.5, 39.5, 39.5, 39.5, 39.5, 39.5, 39.5, 39.5, 39.5, 39.5, 39.5, 39.5, 39.5, 39.5, 39.5, 39.5, 39.5, 39.5, 39.5, 39.5, 39.5, 39.5, 39.5, 39.5, 39.5, 39.5, 39.5, 39.5, 39.5, 39.5, 39.5, 39.5, 39.5, 39.5, 39.5, 39.5, 39.5, 39.5, 39.5, 39.5, 39.5, 39.5, 39.5, 39.5, 39.5, 39.5, 39.5, 39.5, 39.5, 39.5, 39.5], "yaxis": "y"}, {"hovertemplate": "STATE=%{x}<br>STATE_MEDIAN_AGE=%{y}<extra></extra>", "legendgroup": "UT", "line": {"color": "blue", "width": 5}, "marker": {"color": "#BCBD22", "symbol": "circle"}, "mode": "lines+markers", "name": "UT", "showlegend": true, "type": "scattergl", "x": ["UT", "UT", "UT", "UT", "UT", "UT", "UT", "UT", "UT", "UT", "UT", "UT", "UT", "UT", "UT", "UT", "UT", "UT", "UT", "UT", "UT", "UT", "UT", "UT", "UT", "UT", "UT", "UT"], "xaxis": "x", "y": [39.5, 39.5, 39.5, 39.5, 39.5, 39.5, 39.5, 39.5, 39.5, 39.5, 39.5, 39.5, 39.5, 39.5, 39.5, 39.5, 39.5, 39.5, 39.5, 39.5, 39.5, 39.5, 39.5, 39.5, 39.5, 39.5, 39.5, 39.5], "yaxis": "y"}, {"hovertemplate": "STATE=%{x}<br>STATE_MEDIAN_AGE=%{y}<extra></extra>", "legendgroup": "WY", "line": {"color": "blue", "width": 5}, "marker": {"color": "#17BECF", "symbol": "circle"}, "mode": "lines+markers", "name": "WY", "showlegend": true, "type": "scattergl", "x": ["WY", "WY", "WY", "WY", "WY", "WY", "WY", "WY"], "xaxis": "x", "y": [39.5, 39.5, 39.5, 39.5, 39.5, 39.5, 39.5, 39.5], "yaxis": "y"}, {"hovertemplate": "STATE=%{x}<br>STATE_MEDIAN_AGE=%{y}<extra></extra>", "legendgroup": "IA", "line": {"color": "blue", "width": 5}, "marker": {"color": "#1F77B4", "symbol": "circle"}, "mode": "lines+markers", "name": "IA", "showlegend": true, "type": "scattergl", "x": ["IA", "IA", "IA", "IA", "IA", "IA", "IA", "IA", "IA", "IA", "IA", "IA", "IA", "IA", "IA", "IA", "IA", "IA", "IA", "IA", "IA", "IA", "IA", "IA", "IA", "IA", "IA", "IA", "IA", "IA", "IA", "IA", "IA", "IA", "IA", "IA", "IA", "IA", "IA", "IA", "IA", "IA", "IA", "IA", "IA", "IA", "IA"], "xaxis": "x", "y": [39, 39, 39, 39, 39, 39, 39, 39, 39, 39, 39, 39, 39, 39, 39, 39, 39, 39, 39, 39, 39, 39, 39, 39, 39, 39, 39, 39, 39, 39, 39, 39, 39, 39, 39, 39, 39, 39, 39, 39, 39, 39, 39, 39, 39, 39, 39], "yaxis": "y"}, {"hovertemplate": "STATE=%{x}<br>STATE_MEDIAN_AGE=%{y}<extra></extra>", "legendgroup": "MN", "line": {"color": "blue", "width": 5}, "marker": {"color": "#FF7F0E", "symbol": "circle"}, "mode": "lines+markers", "name": "MN", "showlegend": true, "type": "scattergl", "x": ["MN", "MN", "MN", "MN", "MN", "MN", "MN", "MN", "MN", "MN", "MN", "MN", "MN", "MN", "MN", "MN", "MN", "MN", "MN", "MN", "MN", "MN", "MN", "MN", "MN", "MN", "MN", "MN", "MN", "MN", "MN", "MN", "MN", "MN", "MN", "MN", "MN", "MN", "MN", "MN", "MN", "MN", "MN", "MN", "MN", "MN", "MN", "MN", "MN", "MN", "MN", "MN", "MN", "MN", "MN", "MN", "MN", "MN", "MN"], "xaxis": "x", "y": [39, 39, 39, 39, 39, 39, 39, 39, 39, 39, 39, 39, 39, 39, 39, 39, 39, 39, 39, 39, 39, 39, 39, 39, 39, 39, 39, 39, 39, 39, 39, 39, 39, 39, 39, 39, 39, 39, 39, 39, 39, 39, 39, 39, 39, 39, 39, 39, 39, 39, 39, 39, 39, 39, 39, 39, 39, 39, 39], "yaxis": "y"}, {"hovertemplate": "STATE=%{x}<br>STATE_MEDIAN_AGE=%{y}<extra></extra>", "legendgroup": "NH", "line": {"color": "blue", "width": 5}, "marker": {"color": "#2CA02C", "symbol": "circle"}, "mode": "lines+markers", "name": "NH", "showlegend": true, "type": "scattergl", "x": ["NH", "NH", "NH", "NH", "NH", "NH", "NH", "NH", "NH", "NH", "NH", "NH", "NH", "NH", "NH", "NH", "NH", "NH", "NH", "NH", "NH", "NH", "NH", "NH", "NH", "NH", "NH", "NH"], "xaxis": "x", "y": [39, 39, 39, 39, 39, 39, 39, 39, 39, 39, 39, 39, 39, 39, 39, 39, 39, 39, 39, 39, 39, 39, 39, 39, 39, 39, 39, 39], "yaxis": "y"}, {"hovertemplate": "STATE=%{x}<br>STATE_MEDIAN_AGE=%{y}<extra></extra>", "legendgroup": "LA", "line": {"color": "blue", "width": 5}, "marker": {"color": "#D62728", "symbol": "circle"}, "mode": "lines+markers", "name": "LA", "showlegend": true, "type": "scattergl", "x": ["LA", "LA", "LA", "LA", "LA", "LA", "LA", "LA", "LA", "LA", "LA", "LA", "LA", "LA", "LA", "LA", "LA", "LA", "LA"], "xaxis": "x", "y": [39, 39, 39, 39, 39, 39, 39, 39, 39, 39, 39, 39, 39, 39, 39, 39, 39, 39, 39], "yaxis": "y"}, {"hovertemplate": "STATE=%{x}<br>STATE_MEDIAN_AGE=%{y}<extra></extra>", "legendgroup": "WI", "line": {"color": "blue", "width": 5}, "marker": {"color": "#9467BD", "symbol": "circle"}, "mode": "lines+markers", "name": "WI", "showlegend": true, "type": "scattergl", "x": ["WI", "WI", "WI", "WI", "WI", "WI", "WI", "WI", "WI", "WI", "WI", "WI", "WI", "WI", "WI", "WI", "WI", "WI", "WI", "WI", "WI", "WI", "WI", "WI", "WI", "WI", "WI", "WI", "WI", "WI", "WI", "WI", "WI", "WI", "WI", "WI", "WI"], "xaxis": "x", "y": [39, 39, 39, 39, 39, 39, 39, 39, 39, 39, 39, 39, 39, 39, 39, 39, 39, 39, 39, 39, 39, 39, 39, 39, 39, 39, 39, 39, 39, 39, 39, 39, 39, 39, 39, 39, 39], "yaxis": "y"}, {"hovertemplate": "STATE=%{x}<br>STATE_MEDIAN_AGE=%{y}<extra></extra>", "legendgroup": "PA", "line": {"color": "blue", "width": 5}, "marker": {"color": "#8C564B", "symbol": "circle"}, "mode": "lines+markers", "name": "PA", "showlegend": true, "type": "scattergl", "x": ["PA", "PA", "PA", "PA", "PA", "PA", "PA", "PA", "PA", "PA", "PA", "PA", "PA", "PA", "PA", "PA", "PA", "PA", "PA", "PA", "PA", "PA", "PA", "PA", "PA", "PA", "PA", "PA", "PA", "PA", "PA", "PA", "PA", "PA", "PA", "PA", "PA", "PA", "PA", "PA", "PA", "PA", "PA", "PA", "PA", "PA", "PA", "PA", "PA", "PA", "PA", "PA", "PA", "PA", "PA", "PA", "PA", "PA", "PA", "PA", "PA", "PA", "PA", "PA", "PA", "PA", "PA", "PA", "PA", "PA", "PA", "PA", "PA", "PA", "PA", "PA", "PA", "PA", "PA", "PA", "PA", "PA", "PA", "PA", "PA", "PA", "PA", "PA", "PA", "PA", "PA", "PA", "PA", "PA", "PA", "PA"], "xaxis": "x", "y": [39, 39, 39, 39, 39, 39, 39, 39, 39, 39, 39, 39, 39, 39, 39, 39, 39, 39, 39, 39, 39, 39, 39, 39, 39, 39, 39, 39, 39, 39, 39, 39, 39, 39, 39, 39, 39, 39, 39, 39, 39, 39, 39, 39, 39, 39, 39, 39, 39, 39, 39, 39, 39, 39, 39, 39, 39, 39, 39, 39, 39, 39, 39, 39, 39, 39, 39, 39, 39, 39, 39, 39, 39, 39, 39, 39, 39, 39, 39, 39, 39, 39, 39, 39, 39, 39, 39, 39, 39, 39, 39, 39, 39, 39, 39, 39], "yaxis": "y"}, {"hovertemplate": "STATE=%{x}<br>STATE_MEDIAN_AGE=%{y}<extra></extra>", "legendgroup": "VA", "line": {"color": "blue", "width": 5}, "marker": {"color": "#E377C2", "symbol": "circle"}, "mode": "lines+markers", "name": "VA", "showlegend": true, "type": "scattergl", "x": ["VA", "VA", "VA", "VA", "VA", "VA", "VA", "VA", "VA", "VA", "VA", "VA", "VA", "VA", "VA", "VA", "VA", "VA", "VA", "VA", "VA", "VA", "VA", "VA", "VA", "VA", "VA", "VA", "VA", "VA", "VA", "VA", "VA", "VA", "VA", "VA", "VA", "VA", "VA", "VA", "VA", "VA", "VA", "VA", "VA", "VA", "VA", "VA", "VA", "VA", "VA", "VA", "VA", "VA", "VA"], "xaxis": "x", "y": [38, 38, 38, 38, 38, 38, 38, 38, 38, 38, 38, 38, 38, 38, 38, 38, 38, 38, 38, 38, 38, 38, 38, 38, 38, 38, 38, 38, 38, 38, 38, 38, 38, 38, 38, 38, 38, 38, 38, 38, 38, 38, 38, 38, 38, 38, 38, 38, 38, 38, 38, 38, 38, 38, 38], "yaxis": "y"}, {"hovertemplate": "STATE=%{x}<br>STATE_MEDIAN_AGE=%{y}<extra></extra>", "legendgroup": "IL", "line": {"color": "blue", "width": 5}, "marker": {"color": "#7F7F7F", "symbol": "circle"}, "mode": "lines+markers", "name": "IL", "showlegend": true, "type": "scattergl", "x": ["IL", "IL", "IL", "IL", "IL", "IL", "IL", "IL", "IL", "IL", "IL", "IL", "IL", "IL", "IL", "IL", "IL", "IL", "IL", "IL", "IL", "IL", "IL", "IL", "IL", "IL", "IL", "IL", "IL", "IL", "IL", "IL", "IL", "IL", "IL", "IL", "IL", "IL", "IL", "IL", "IL", "IL", "IL", "IL", "IL", "IL", "IL", "IL", "IL", "IL", "IL", "IL", "IL", "IL", "IL", "IL", "IL", "IL", "IL", "IL", "IL", "IL", "IL", "IL", "IL", "IL", "IL", "IL", "IL", "IL", "IL", "IL", "IL", "IL", "IL", "IL", "IL", "IL", "IL", "IL", "IL", "IL", "IL", "IL"], "xaxis": "x", "y": [38, 38, 38, 38, 38, 38, 38, 38, 38, 38, 38, 38, 38, 38, 38, 38, 38, 38, 38, 38, 38, 38, 38, 38, 38, 38, 38, 38, 38, 38, 38, 38, 38, 38, 38, 38, 38, 38, 38, 38, 38, 38, 38, 38, 38, 38, 38, 38, 38, 38, 38, 38, 38, 38, 38, 38, 38, 38, 38, 38, 38, 38, 38, 38, 38, 38, 38, 38, 38, 38, 38, 38, 38, 38, 38, 38, 38, 38, 38, 38, 38, 38, 38, 38], "yaxis": "y"}, {"hovertemplate": "STATE=%{x}<br>STATE_MEDIAN_AGE=%{y}<extra></extra>", "legendgroup": "KY", "line": {"color": "blue", "width": 5}, "marker": {"color": "#BCBD22", "symbol": "circle"}, "mode": "lines+markers", "name": "KY", "showlegend": true, "type": "scattergl", "x": ["KY", "KY", "KY", "KY", "KY", "KY", "KY", "KY", "KY", "KY", "KY", "KY", "KY", "KY", "KY", "KY", "KY", "KY", "KY", "KY", "KY"], "xaxis": "x", "y": [38, 38, 38, 38, 38, 38, 38, 38, 38, 38, 38, 38, 38, 38, 38, 38, 38, 38, 38, 38, 38], "yaxis": "y"}, {"hovertemplate": "STATE=%{x}<br>STATE_MEDIAN_AGE=%{y}<extra></extra>", "legendgroup": "OR", "line": {"color": "blue", "width": 5}, "marker": {"color": "#17BECF", "symbol": "circle"}, "mode": "lines+markers", "name": "OR", "showlegend": true, "type": "scattergl", "x": ["OR", "OR", "OR", "OR", "OR", "OR", "OR", "OR", "OR", "OR", "OR", "OR", "OR", "OR", "OR", "OR", "OR", "OR", "OR", "OR", "OR", "OR", "OR", "OR", "OR", "OR", "OR", "OR", "OR", "OR", "OR", "OR", "OR", "OR", "OR", "OR", "OR", "OR", "OR", "OR", "OR", "OR", "OR", "OR", "OR", "OR", "OR", "OR", "OR", "OR", "OR", "OR", "OR", "OR"], "xaxis": "x", "y": [36, 36, 36, 36, 36, 36, 36, 36, 36, 36, 36, 36, 36, 36, 36, 36, 36, 36, 36, 36, 36, 36, 36, 36, 36, 36, 36, 36, 36, 36, 36, 36, 36, 36, 36, 36, 36, 36, 36, 36, 36, 36, 36, 36, 36, 36, 36, 36, 36, 36, 36, 36, 36, 36], "yaxis": "y"}], "layout": {"height": 500, "legend": {"title": {"text": "STATE"}, "tracegroupgap": 0}, "margin": {"t": 60}, "width": 800, "xaxis": {"anchor": "y", "categoryarray": ["ND", "NV", "OK", "SC", "ID", "DE", "CT", "AR", "RI", "MS", "KS", "CO", "GA", "AK", "MD", "CA", "NJ", "MI", "IN", "MT", "NE", "ME", "VT", "HI", "FL", "NC", "DC", "TX", "SD", "WV", "WA", "NM", "NY", "AL", "MA", "AZ", "TN", "OH", "UT", "WY", "IA", "MN", "NH", "LA", "WI", "PA", "VA", "IL", "KY", "OR"], "categoryorder": "array", "domain": [0, 1], "title": {"text": "STATE"}}, "yaxis": {"anchor": "x", "domain": [0, 1], "title": {"text": "STATE_MEDIAN_AGE"}}}}

### Figure 2 — Plotly figure (JSON) as saved in the notebook; plotly's stock layout.template omitted (floating-point values rounded to 4 significant figures; data arrays with more than 128 entries replaced by an {"elided": "..."} marker saying what was removed)
{"data": [{"hovertemplate": "REGION=%{x}<br>REGION_MEDIAN_AGE=%{y}<extra></extra>", "legendgroup": "WEST", "marker": {"color": "#1F77B4", "symbol": "circle"}, "mode": "lines+markers+text", "name": "WEST", "showlegend": true, "text": "REGION", "type": "scattergl", "x": {"elided": "725 str values"}, "xaxis": "x", "y": {"elided": "725 int values"}, "yaxis": "y"}, {"hovertemplate": "REGION=%{x}<br>REGION_MEDIAN_AGE=%{y}<extra></extra>", "legendgroup": "SOUTH", "marker": {"color": "#FF7F0E", "symbol": "circle"}, "mode": "lines+markers+text", "name": "SOUTH", "showlegend": true, "text": "REGION", "type": "scattergl", "x": {"elided": "482 str values"}, "xaxis": "x", "y": {"elided": "482 int values"}, "yaxis": "y"}, {"hovertemplate": "REGION=%{x}<br>REGION_MEDIAN_AGE=%{y}<extra></extra>", "legendgroup": "NORTH_EAST", "marker": {"color": "#2CA02C", "symbol": "circle"}, "mode": "lines+markers+text", "name": "NORTH_EAST", "showlegend": true, "text": "REGION", "type": "scattergl", "x": {"elided": "1047 str values"}, "xaxis": "x", "y": {"elided": "1047 int values"}, "yaxis": "y"}, {"hovertemplate": "REGION=%{x}<br>REGION_MEDIAN_AGE=%{y}<extra></extra>", "legendgroup": "MID_WEST", "marker": {"color": "#D62728", "symbol": "circle"}, "mode": "lines+markers+text", "name": "MID_WEST", "showlegend": true, "text": "REGION", "type": "scattergl", "x": {"elided": "421 str values"}, "xaxis": "x", "y": {"elided": "421 int values"}, "yaxis": "y"}], "layout": {"height": 500, "legend": {"title": {"text": "REGION"}, "tracegroupgap": 0}, "margin": {"t": 60}, "width": 800, "xaxis": {"anchor": "y", "categoryarray": ["WEST", "SOUTH", "NORTH_EAST", "MID_WEST"], "categoryorder": "array", "domain": [0, 1], "title": {"text": "REGION"}}, "yaxis": {"anchor": "x", "domain": [0, 1], "title": {"text": "REGION_MEDIAN_AGE"}}}}
